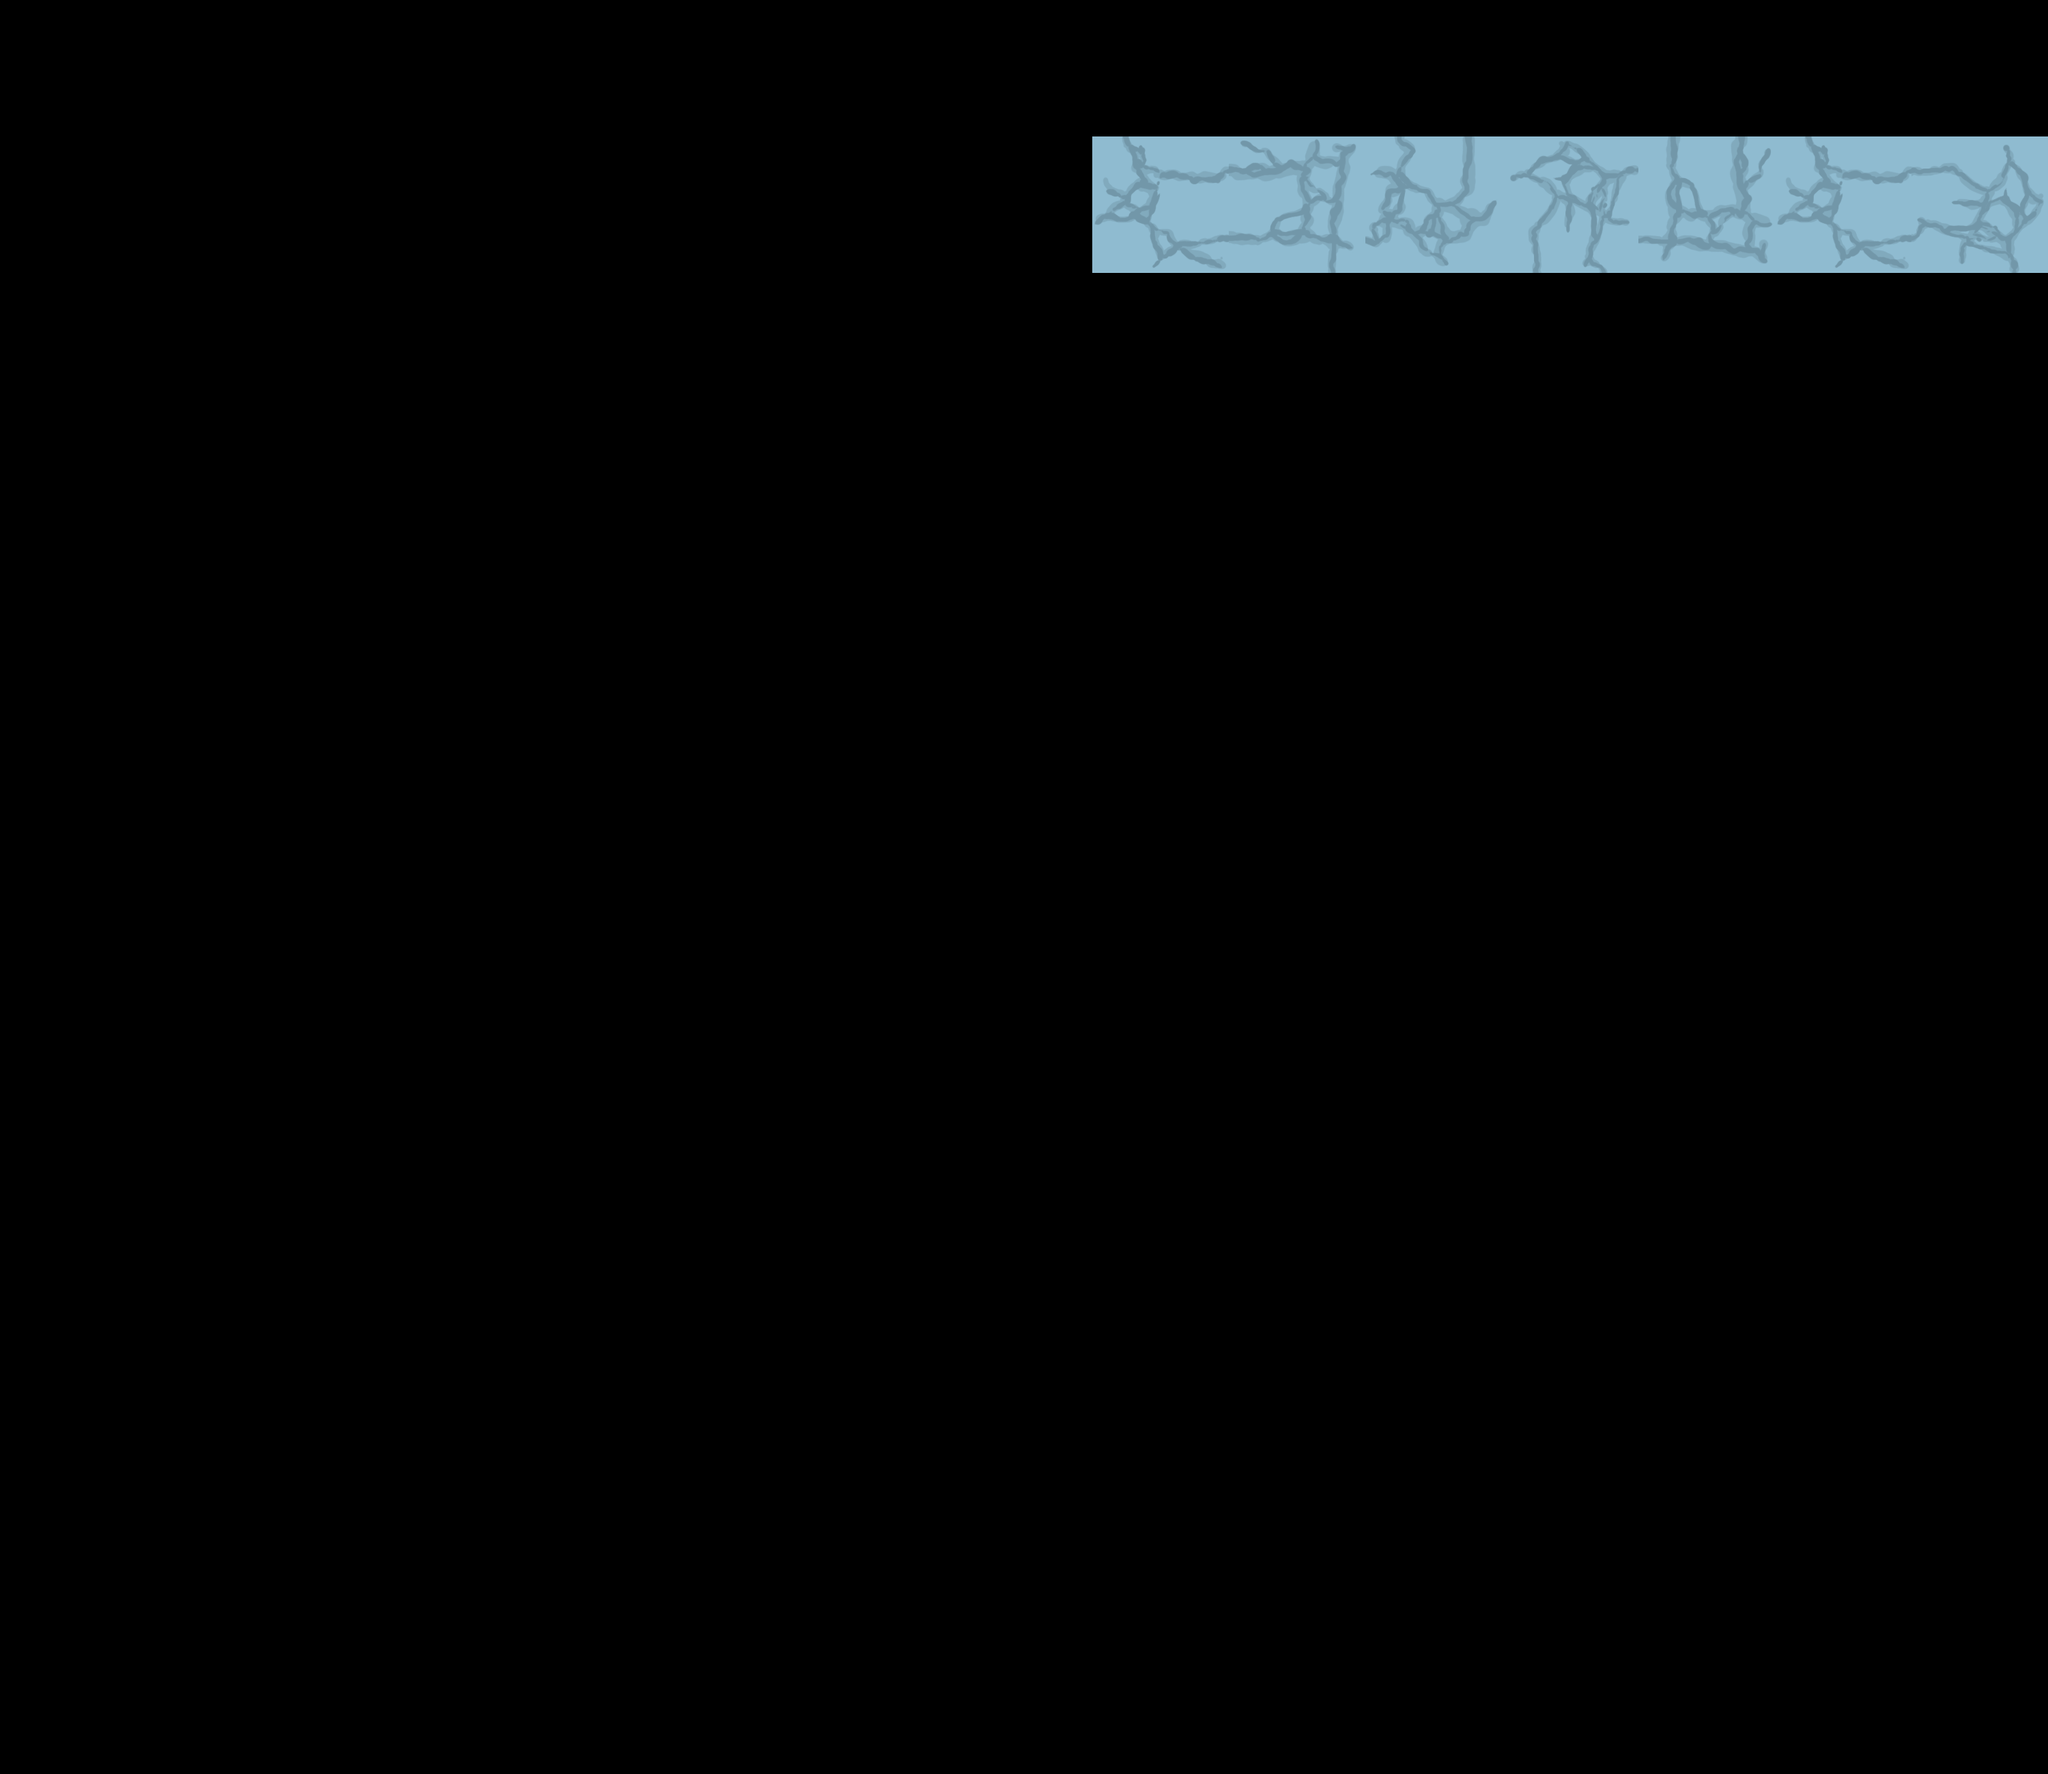

Tiled map render using the project's own tile images. Description and the map definition, with tile-layer contents summarised, below:
An orthogonal 15x13 tile map with 200x200 px tiles, 1 tile layer (Calque de Tile 1).

<map version="1.0" orientation="orthogonal" renderorder="right-down" width="15" height="13" tilewidth="200" tileheight="200" nextobjectid="1">
 <tileset firstgid="1" name="Gonfli" tilewidth="200" tileheight="200" tilecount="20">
  <tile id="0">
   <image width="200" height="200" source="../../Sprites/Back-Grass1.png" />
  </tile>
  <tile id="1">
   <image width="200" height="200" source="../../Sprites/Back-Grass2.png" />
  </tile>
  <tile id="2">
   <image width="200" height="200" source="../../Sprites/Back-Grass3.png" />
  </tile>
  <tile id="3">
   <image width="200" height="200" source="../../Sprites/Back-Grass4.png" />
  </tile>
  <tile id="4">
   <image width="200" height="200" source="../../Sprites/Back-Grass5.png" />
  </tile>
  <tile id="5">
   <image width="200" height="200" source="../../Sprites/FrontGrass1.png" />
  </tile>
  <tile id="6">
   <image width="200" height="200" source="../../Sprites/FrontGrass2.png" />
  </tile>
  <tile id="7">
   <image width="200" height="200" source="../../Sprites/FrontGrass3.png" />
  </tile>
  <tile id="8">
   <image width="200" height="200" source="../../Sprites/Ground-Blocks1.png" />
  </tile>
  <tile id="9">
   <image width="200" height="200" source="../../Sprites/Ground-Blocks2.png" />
  </tile>
  <tile id="10">
   <image width="200" height="200" source="../../Sprites/Ground-Blocks3.png" />
  </tile>
  <tile id="11">
   <image width="200" height="200" source="../../Sprites/Ground-Blocks4.png" />
  </tile>
  <tile id="12">
   <image width="200" height="200" source="../../Sprites/Ground-Blocks-Empty.png" />
  </tile>
  <tile id="13">
   <image width="200" height="200" source="../../Sprites/Ground-Blocks-Soft1.png" />
  </tile>
  <tile id="14">
   <image width="200" height="200" source="../../Sprites/Ground-Blocks-Soft2.png" />
  </tile>
  <tile id="15">
   <image width="200" height="200" source="../../Sprites/Ground-Blocks-Soft3.png" />
  </tile>
  <tile id="16">
   <image width="200" height="200" source="../../Sprites/Pic1.png" />
  </tile>
  <tile id="17">
   <image width="200" height="200" source="../../Sprites/Pic2.png" />
  </tile>
  <tile id="18">
   <image width="200" height="200" source="../../Sprites/Pic3.png" />
  </tile>
  <tile id="19">
   <image width="200" height="200" source="../../Sprites/Pic4.png" />
  </tile>
 </tileset>
 <layer name="Calque de Tile 1" width="15" height="13">
  <data>[195 cells, 7 non-empty, 4 distinct tile ids]</data>
 </layer>
</map>
